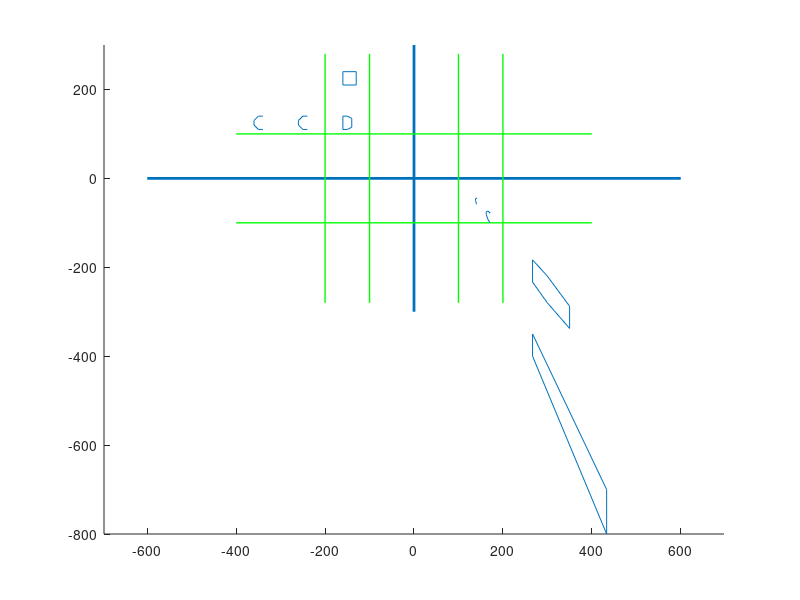

The MATLAB script that drew this image:
axis_x = [-60, 60; 0, 0]*10; %axis x in format [x1 [x2]; y1 [y2]]
axis_y = [0, 0; -30, 30]*10; %axis y in format [x1 [x2]; y1 [y2]]

%subsidiary lines
L1 = [-20 -20; 28 -28]*10;
L2 = [-10 -10; 28 -28]*10;
L3 = [10 10; 28 -28]*10;
L4 = [20 20; 28 -28]*10;
H1 = [-40 40; 10 10]*10;
H2 = [-40 40; -10 -10]*10;

%draw the environment
axis auto equal
hold on
line(axis_x(1, :), axis_x(2, :), 'LineWidth', 2);
line(axis_y(1, :), axis_y(2, :), 'LineWidth', 2);
line(L1(1, :), L1(2, :), 'LineWidth', 1, 'Color', 'g');
line(L2(1, :), L2(2, :), 'LineWidth', 1, 'Color', 'g');
line(L3(1, :), L3(2, :), 'LineWidth', 1, 'Color', 'g');
line(L4(1, :), L4(2, :), 'LineWidth', 1, 'Color', 'g');
line(H1(1, :), H1(2, :), 'LineWidth', 1, 'Color', 'g');
line(H2(1, :), H2(2, :), 'LineWidth', 1, 'Color', 'g');

%draw objs before lens

%CC
CC_Center = [1, 1.5]'*10;
CC = [2 1 0 0 1 2; 0 0 1 2 3 3]*10;

CC = CC - repmat(CC_Center, 1, size(CC, 2)); %letter CC in format [x1 [x2]; y1 [y2]]

C_moveto = [-35, 12.5]'*10;
CC = CC + repmat(C_moveto, 1, size(CC, 2));
%%%%%%%%%%%%%%%%%%%%%%%%%
line(CC(1, :), CC(2, :));



%C
C_center = [1, 1.5]'*10;
C = [2 1 0 0 1 2; 0 0 1 2 3 3]*10;

C = C - repmat(C_center, 1, size(C, 2)); %letter C in format [x1 [x2]; y1 [y2]]

C_moveto = [-25, 12.5]'*10;
C = C + repmat(C_moveto, 1, size(C, 2));
%%%%%%%%%%%%%%%%%%%%%%%
line(C(1, :), C(2, :));


%D
D_center = [1, 1.5]'*10;
D = [1 2 2 1 0 0 1; 3 2.5 0.5 0 0 3 3]*10;

D = D - repmat(D_center, 1, size(D, 2)); %letter D in format [x1 [x2]; y1 [y2]]

D_moveto = [-15, 12.5]'*10;
D = D + repmat(D_moveto, 1, size(D, 2));
%%%%%%%%%%%%%%%%%%%%%%%
line(D(1, :), D(2, :));

%Box
B_center = [1, 1.5]'*10;
B = [3 3 0 0 3; 3 0 0 3 3]*10;

B = B - repmat(B_center, 1, size(B, 2)); %letter B in format [x1 [x2]; y1 [y2]]

B_moveto = [-15, 22.5]'*10;
B = B + repmat(B_moveto, 1, size(B, 2));
%%%%%%%%%%%%%%%%%%%%%%%
line(B(1, :), B(2, :));







f = 100;

%%%%%DRWA THE CC AFTER LENS%%%%%%%%%%%%%%%%%%%%%%%%%%%%%%%%%%%%%%%%%%%%%%%%%
O = CC;
uOx = 0 - O(1, :);
uOy = O(2, :);

fO_ = ones(size(uOx))*f;
vOx = (uOx.*fO_)./(uOx-fO_);
vOy = -uOy.*(vOx-fO_)./fO_;
%%%%%%%%%%%%%%%%%%%%%%%%%
line(vOx, vOy);
%%%%%%%%%%%%%%%%%%%%%%%%%%%%%%%%%%%%%%%%%%%%%%%%%%%%%%%%%%%%%%%%%%%%%%%%%%%
%%%%%DRWA THE C AFTER LENS%%%%%%%%%%%%%%%%%%%%%%%%%%%%%%%%%%%%%%%%%%%%%%%%%
O = C;
uOx = 0 - O(1, :);
uOy = O(2, :);

fO_ = ones(size(uOx))*f;
vOx = (uOx.*fO_)./(uOx-fO_);
vOy = -uOy.*(vOx-fO_)./fO_;
%%%%%%%%%%%%%%%%%%%%%%%%%
line(vOx, vOy);
%%%%%%%%%%%%%%%%%%%%%%%%%%%%%%%%%%%%%%%%%%%%%%%%%%%%%%%%%%%%%%%%%%%%%%%%%%%
%%%%%DRWA THE D AFTER LENS%%%%%%%%%%%%%%%%%%%%%%%%%%%%%%%%%%%%%%%%%%%%%%%%%
O = D;
uOx = 0 - O(1, :);
uOy = O(2, :);

fO_ = ones(size(uOx))*f;
vOx = (uOx.*fO_)./(uOx-fO_);
vOy = -uOy.*(vOx-fO_)./fO_;
%%%%%%%%%%%%%%%%%%%%%%%%%
line(vOx, vOy);
%%%%%%%%%%%%%%%%%%%%%%%%%%%%%%%%%%%%%%%%%%%%%%%%%%%%%%%%%%%%%%%%%%%%%%%%%%%
%%%%%DRWA THE Box AFTER LENS%%%%%%%%%%%%%%%%%%%%%%%%%%%%%%%%%%%%%%%%%%%%%%%%%
O = B;
uOx = 0 - O(1, :);
uOy = O(2, :);

fO_ = ones(size(uOx))*f;
vOx = (uOx.*fO_)./(uOx-fO_);
vOy = -uOy.*(vOx-fO_)./fO_;
%%%%%%%%%%%%%%%%%%%%%%%%%
line(vOx, vOy);
%%%%%%%%%%%%%%%%%%%%%%%%%%%%%%%%%%%%%%%%%%%%%%%%%%%%%%%%%%%%%%%%%%%%%%%%%%%
